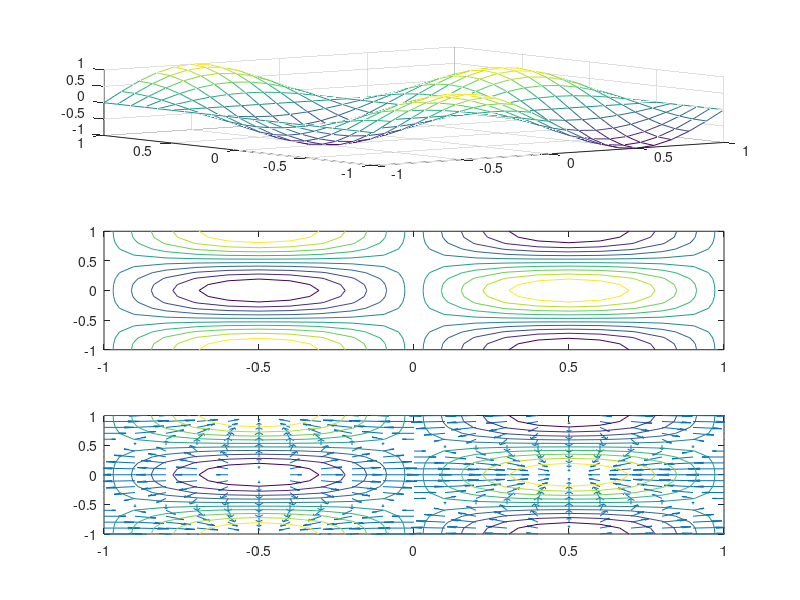

MATLAB code to generate this figure:
%%%%%%%%%%%% 

clc
clear all

x = -1:0.1:1;
y = -1:0.1:1;

[X,Y]=meshgrid(x,y);

Z = sin(pi.*X).*cos(pi.*Y);

%mesh
figure(1)
subplot(3,1,1)
mesh(X,Y,Z)

%contour
subplot(3,1,2)
contour(X,Y,Z)


[px,py] = gradient(Z);

%vector alan
subplot(3,1,3)
quiver(X,Y,px,py)
hold on 
contour(X,Y,Z)

%%%%%%%%%%%%%%%%%%%%%%%%%%%%%%%%%%%%%
